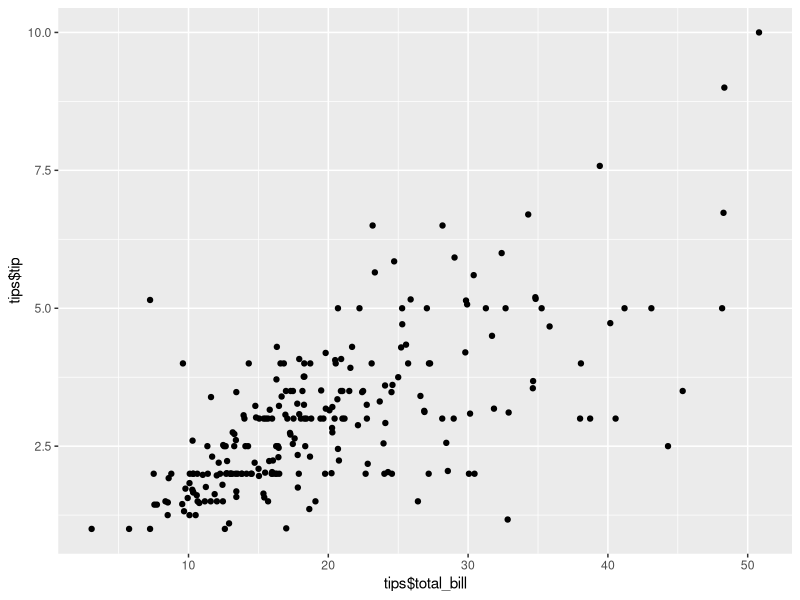
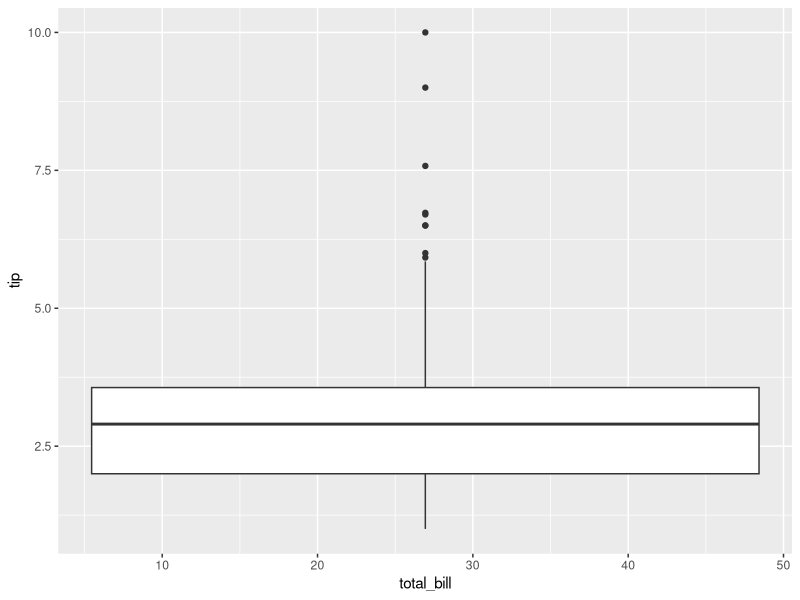
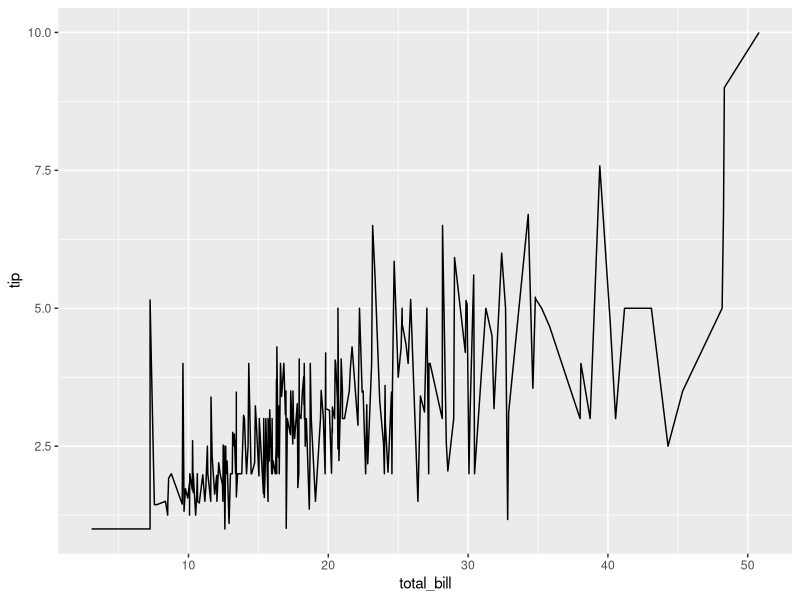
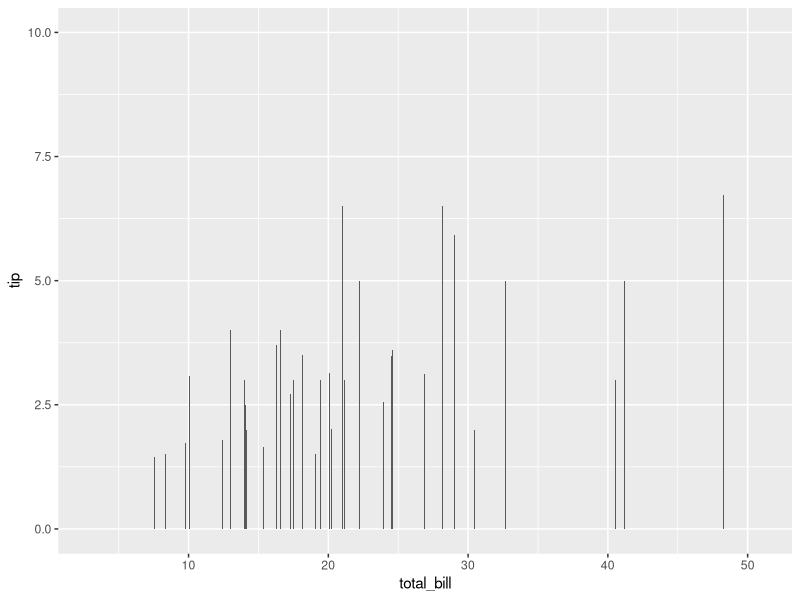

Write R code to recreate these figures, in order.
## ---- chunk 1
data(tips, package="reshape2")

head(tips)

#Returns the number 
numParty <- nrow(tips)
#The number of parties
numParty

## ---- chunk 2
#Goes throught the indeces of the columns of the dataframe and returns the typeof them
sapply(tips, typeof)

## ---- chunk 3
tips$day
class(tips$day)
day <- c(tips$day)
#TODO Check this, pretty sure this is a vector
class(day)
day

#TODO order factor levels from Thursday-Sunday
day2 <- factor(tips$day)
head(day2)
day2
class(day2)
day2 <- factor(ordered(day2, levels=(c("Thur", "Fri", "Sat","Sun"))))
day2
class(day2)
print(day2)

help(day2)

## ---- chunk 4
#Make a dataframe of the meals with a party greater than or equal to 5 people that was paid by a female
female5 <- tips[tips$sex == 'Female' & tips$size >= 5,]
#Prove that it's a dataframe
class(female5)
#Print the female5 dataframe
female5

## ---- chunk 5
library(ggplot2)
head(tips)
#Scatter plot showing the tips based on the total bill
#TODO make another scatterplot with a trend line?
ggplot(tips, aes(x= tips$total_bill, y=tips$tip))+
  geom_point()
#TOOD Find a way to make a boxplot 
ggplot(tips, aes(x=total_bill, y=tip))+
  geom_boxplot()

ggplot(tips, aes(x=total_bill, y=tip))+
  geom_line()

ggplot(tips, aes(x=total_bill, y=tip))+
  geom_bar(stat="identity")

#TODO find a cleaner way to compare the data

## ---- chunk 6


tiprate <- tips
class(tiprate)

tiprate$rate <- tiprate$tip/tiprate$total_bill
tiprate
## ---- chunk 7

## ---- chunk 8
#relationship between tip, total bill, female smoker, male smoker, female non smoker, male non smoker

